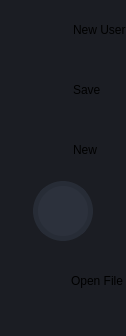
           <widget class="QFrame" name="frame_left_menu">
            <property name="sizePolicy">
             <sizepolicy hsizetype="Preferred" vsizetype="Preferred">
              <horstretch>0</horstretch>
              <verstretch>0</verstretch>
             </sizepolicy>
            </property>
            <property name="maximumSize">
             <size>
              <width>70</width>
              <height>16777215</height>
             </size>
            </property>
            <property name="layoutDirection">
             <enum>Qt::LeftToRight</enum>
            </property>
            <property name="styleSheet">
             <string notr="true">background-color: rgb(27, 29, 35);</string>
            </property>
            <property name="frameShape">
             <enum>QFrame::NoFrame</enum>
            </property>
            <property name="frameShadow">
             <enum>QFrame::Raised</enum>
            </property>
            <layout class="QVBoxLayout" name="verticalLayout_5">
             <property name="spacing">
              <number>1</number>
             </property>
             <property name="leftMargin">
              <number>0</number>
             </property>
             <property name="topMargin">
              <number>0</number>
             </property>
             <property name="rightMargin">
              <number>0</number>
             </property>
             <property name="bottomMargin">
              <number>0</number>
             </property>
             <item alignment="Qt::AlignTop">
              <widget class="QFrame" name="frame_menus">
               <property name="frameShape">
                <enum>QFrame::NoFrame</enum>
               </property>
               <property name="frameShadow">
                <enum>QFrame::Raised</enum>
               </property>
               <layout class="QVBoxLayout" name="layout_menus">
                <property name="spacing">
                 <number>0</number>
                </property>
                <property name="leftMargin">
                 <number>0</number>
                </property>
                <property name="topMargin">
                 <number>0</number>
                </property>
                <property name="rightMargin">
                 <number>0</number>
                </property>
                <property name="bottomMargin">
                 <number>0</number>
                </property>
                <item>
                 <widget class="QPushButton" name="btn_model">
                  <property name="sizePolicy">
                   <sizepolicy hsizetype="Expanding" vsizetype="Fixed">
                    <horstretch>0</horstretch>
                    <verstretch>0</verstretch>
                   </sizepolicy>
                  </property>
                  <property name="minimumSize">
                   <size>
                    <width>0</width>
                    <height>60</height>
                   </size>
                  </property>
                  <property name="font">
                   <font>
                    <family>Segoe UI</family>
                   </font>
                  </property>
                  <property name="layoutDirection">
                   <enum>Qt::LeftToRight</enum>
                  </property>
                  <property name="styleSheet">
                   <string notr="true">QPushButton {	
	background-image: url(:/20x20/icons/20x20/cil-task.png);
	background-position: left center;
    background-repeat: no-repeat;
	border: none;
	border-left: 28px solid rgb(27, 29, 35);
	background-color: rgb(27, 29, 35);
	text-align: left;
	padding-left: 45px;
}
QPushButton:hover {
	background-color: rgb(33, 37, 43);
	border-left: 28px solid rgb(33, 37, 43);
}
QPushButton:pressed {	
	background-color: rgb(85, 170, 255);
	border-left: 28px solid rgb(85, 170, 255);
}</string>
                  </property>
                  <property name="text">
                   <string>New User</string>
                  </property>
                 </widget>
                </item>
                <item>
                 <widget class="QPushButton" name="btn_project">
                  <property name="sizePolicy">
                   <sizepolicy hsizetype="Expanding" vsizetype="Fixed">
                    <horstretch>0</horstretch>
                    <verstretch>0</verstretch>
                   </sizepolicy>
                  </property>
                  <property name="minimumSize">
                   <size>
                    <width>0</width>
                    <height>60</height>
                   </size>
                  </property>
                  <property name="font">
                   <font>
                    <family>Segoe UI</family>
                   </font>
                  </property>
                  <property name="layoutDirection">
                   <enum>Qt::LeftToRight</enum>
                  </property>
                  <property name="styleSheet">
                   <string notr="true">QPushButton {	
	background-image: url(:/20x20/icons/20x20/cil-people.png);
	background-position: left center;
    background-repeat: no-repeat;
	border: none;
	border-left: 28px solid rgb(27, 29, 35);
	background-color: rgb(27, 29, 35);
	text-align: left;
	padding-left: 45px;
}
QPushButton:hover {
	background-color: rgb(33, 37, 43);
	border-left: 28px solid rgb(33, 37, 43);
}
QPushButton:pressed {	
	background-color: rgb(85, 170, 255);
	border-left: 28px solid rgb(85, 170, 255);
}</string>
                  </property>
                  <property name="text">
                   <string>Save</string>
                  </property>
                  <property name="icon">
                   <iconset resource="files.qrc">
                    <normaloff>:/16x16/icons/16x16/cil-media-play.png</normaloff>:/16x16/icons/16x16/cil-media-play.png</iconset>
                  </property>
                 </widget>
                </item>
                <item>
                 <widget class="QPushButton" name="btn_home">
                  <property name="sizePolicy">
                   <sizepolicy hsizetype="Expanding" vsizetype="Fixed">
                    <horstretch>0</horstretch>
                    <verstretch>0</verstretch>
                   </sizepolicy>
                  </property>
                  <property name="minimumSize">
                   <size>
                    <width>0</width>
                    <height>60</height>
                   </size>
                  </property>
                  <property name="font">
                   <font>
                    <family>Segoe UI</family>
                   </font>
                  </property>
                  <property name="layoutDirection">
                   <enum>Qt::LeftToRight</enum>
                  </property>
                  <property name="styleSheet">
                   <string notr="true">QPushButton {	
	background-image: url(:/20x20/icons/20x20/cil-home.png);
	background-position: left center;
    background-repeat: no-repeat;
	border: none;
	border-left: 28px solid rgb(27, 29, 35);
	background-color: rgb(27, 29, 35);
	text-align: left;
	padding-left: 45px;
}
QPushButton:hover {
	background-color: rgb(33, 37, 43);
	border-left: 28px solid rgb(33, 37, 43);
}
QPushButton:pressed {	
	background-color: rgb(85, 170, 255);
	border-left: 28px solid rgb(85, 170, 255);
}</string>
                  </property>
                  <property name="text">
                   <string>New</string>
                  </property>
                 </widget>
                </item>
               </layout>
              </widget>
             </item>
             <item alignment="Qt::AlignBottom">
              <widget class="QFrame" name="frame_extra_menus">
               <property name="sizePolicy">
                <sizepolicy hsizetype="Preferred" vsizetype="Preferred">
                 <horstretch>0</horstretch>
                 <verstretch>0</verstretch>
                </sizepolicy>
               </property>
               <property name="frameShape">
                <enum>QFrame::NoFrame</enum>
               </property>
               <property name="frameShadow">
                <enum>QFrame::Raised</enum>
               </property>
               <layout class="QVBoxLayout" name="layout_menu_bottom">
                <property name="spacing">
                 <number>10</number>
                </property>
                <property name="leftMargin">
                 <number>0</number>
                </property>
                <property name="topMargin">
                 <number>0</number>
                </property>
                <property name="rightMargin">
                 <number>0</number>
                </property>
                <property name="bottomMargin">
                 <number>25</number>
                </property>
                <item alignment="Qt::AlignHCenter">
                 <widget class="QLabel" name="label_user_icon">
                  <property name="sizePolicy">
                   <sizepolicy hsizetype="Maximum" vsizetype="Maximum">
                    <horstretch>0</horstretch>
                    <verstretch>0</verstretch>
                   </sizepolicy>
                  </property>
                  <property name="minimumSize">
                   <size>
                    <width>60</width>
                    <height>60</height>
                   </size>
                  </property>
                  <property name="maximumSize">
                   <size>
                    <width>60</width>
                    <height>60</height>
                   </size>
                  </property>
                  <property name="font">
                   <font>
                    <family>Segoe UI</family>
                    <pointsize>12</pointsize>
                   </font>
                  </property>
                  <property name="styleSheet">
                   <string notr="true">QLabel {
	border-radius: 30px;
	background-color: rgb(44, 49, 60);
	border: 5px solid rgb(39, 44, 54);
}</string>
                  </property>
                  <property name="text">
                   <string/>
                  </property>
                  <property name="pixmap">
                   <pixmap>icons/24x24/eagle-24600_1280 (1).png</pixmap>
                  </property>
                  <property name="alignment">
                   <set>Qt::AlignCenter</set>
                  </property>
                 </widget>
                </item>
                <item>
                 <widget class="QPushButton" name="btn_settings">
                  <property name="sizePolicy">
                   <sizepolicy hsizetype="Expanding" vsizetype="Fixed">
                    <horstretch>0</horstretch>
                    <verstretch>0</verstretch>
                   </sizepolicy>
                  </property>
                  <property name="minimumSize">
                   <size>
                    <width>0</width>
                    <height>60</height>
                   </size>
                  </property>
                  <property name="font">
                   <font>
                    <family>Segoe UI</family>
                   </font>
                  </property>
                  <property name="layoutDirection">
                   <enum>Qt::LeftToRight</enum>
                  </property>
                  <property name="styleSheet">
                   <string notr="true">QPushButton {	
	background-image: url(:/20x20/icons/20x20/cil-settings.png);
	background-position: left center;
    background-repeat: no-repeat;
	border: none;
	border-left: 26px solid rgb(27, 29, 35);
	background-color: rgb(27, 29, 35);
	text-align: left;
	padding-left: 45px;
}
QPushButton:hover {
	background-color: rgb(33, 37, 43);
	border-left: 26px solid rgb(33, 37, 43);
}
QPushButton:pressed {	
	background-color: rgb(85, 170, 255);
	border-left: 26px solid rgb(85, 170, 255);
}</string>
                  </property>
                  <property name="text">
                   <string>Open File</string>
                  </property>
                 </widget>
                </item>
               </layout>
              </widget>
             </item>
            </layout>
           </widget>
